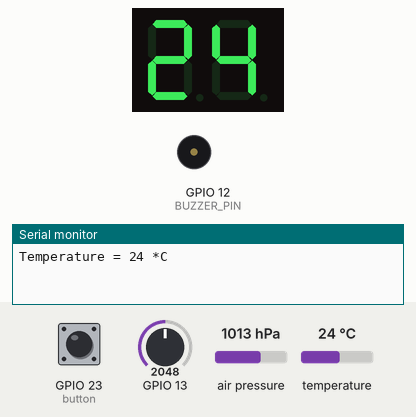
This sketch was run on a simulated ESP32. On the bench: 2-digit seven-segment display, buzzer (waves = sounding), the last lines printed to the serial monitor. Inputs (shaded band) come from the test bench; at power-on: temperature 24 °C, GPIO 23 (button) LOW, GPIO 13 = 2048, air pressure 1013 hPa.

Above: at 1.2 s.
1.3 s: temperature set to 28.8 °C
At 2.5 s:
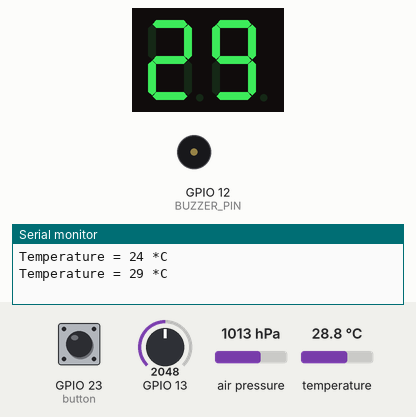
3.6 s: temperature set to 30.1 °C
At 4.8 s:
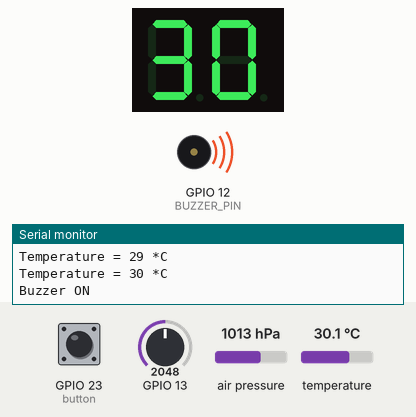
5.8 s: GPIO 23 (button) pulled HIGH for 0.15 s
At 7.7 s:
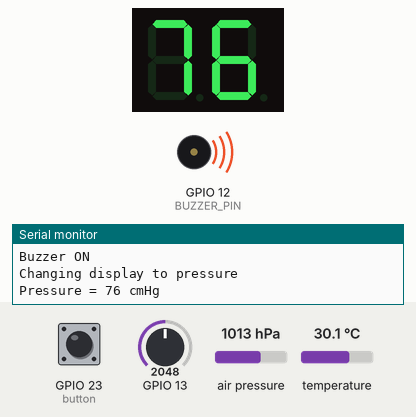
8.2 s: GPIO 23 (button) pulled HIGH for 1 s
At 10.3 s:
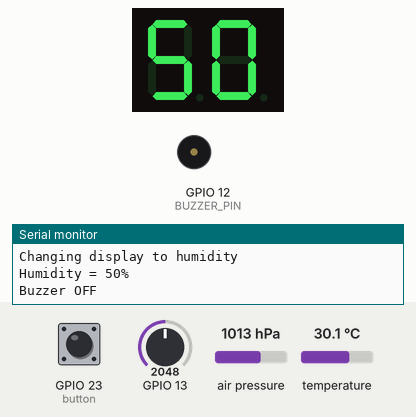
10.7 s: GPIO 23 (button) pulled HIGH for 0.15 s
At 12.6 s:
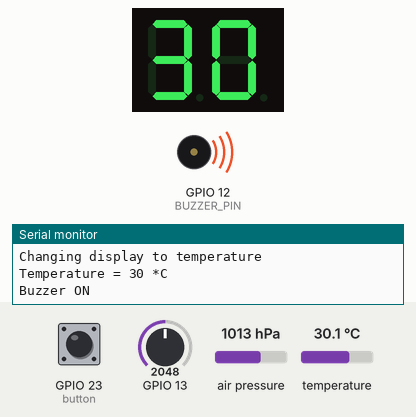
13.0 s: temperature set to 12 °C
At 14.4 s:
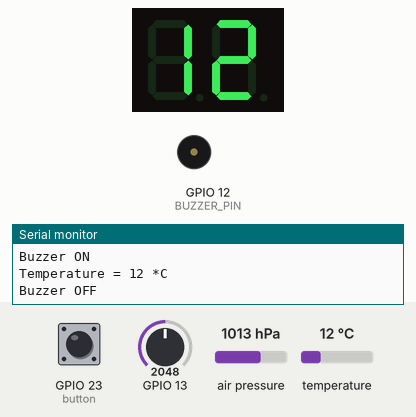
Timing chart, 0 to 16.0 s (numbered marks = the images above; inputs shaded):
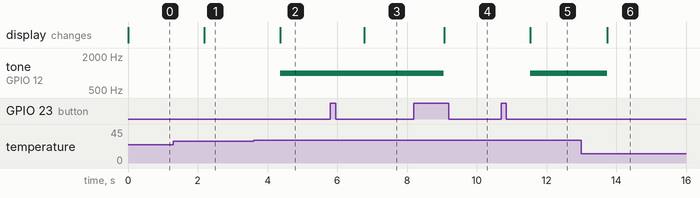

The sketch:

PIA_1007.ino
```cpp
#include <Wire.h>
#include <Adafruit_BMP085.h>
#include "SevSeg.h"

#define ALARM_TEMPERATURE 30
#define ALARM_PRESSURE 76
#define ALARM_HUMIDITY 60

int BUZZER_PIN = 12;
bool oldAlarm = false;
bool newAlarm = false;
int displayData = 0;
int oldDisplayValue = 0;
int newDisplayValue = 0;
bool oldKeyState = false;
bool newKeyState = false;
int counter = 0;

Adafruit_BMP085 bmp;
SevSeg sevseg;  //Instantiate a seven segment controller object

void handleBuzzer() {
  if (newAlarm) {
    ledcWriteTone(0, 1000);  //channel 0,  1000Hz
    delay(1);
  } else {
    ledcWriteTone(0, 0);  //channel 0, 0Hz
    delay(1);
  }
  if (newAlarm != oldAlarm) {
    if (newAlarm) {
      Serial.println("Buzzer ON");
    } else {
      Serial.println("Buzzer OFF");
    }
    oldAlarm = newAlarm;
  }
}

int readTemperature() {
  float t1 = bmp.readTemperature();
  int t2 = (int)(t1 + 0.5);  //rounding
  if (t2 >= ALARM_TEMPERATURE) {
    newAlarm = true;
  } else {
    newAlarm = false;
  }
  return t2;
}

int readPressure() {
  float p1 = bmp.readPressure();  //in Pa
  p1 = p1 / 133.322387;           //in mmHg
  p1 = p1 / 10;                   //in cmHg
  int p2 = (int)(p1 + 0.5);       //rounding
  if (p2 >= ALARM_PRESSURE) {
    newAlarm = true;
  } else {
    newAlarm = false;
  }
  return p2;
}

int readHumidity() {
  int u = 100 - 100 * analogRead(13) / 4096;
  if (u >= ALARM_HUMIDITY) {
    newAlarm = true;
  } else {
    newAlarm = false;
  }
  return u;
}

void setup() {
  Serial.begin(115200);
  if (!bmp.begin()) {
    Serial.println("BMP180 Not Found. CHECK CIRCUIT!");
    while (1) {}
  }
  ledcSetup(0, 2000, 8);         // channel 0, freq 2000Hz,  8 bit resolution
  ledcAttachPin(BUZZER_PIN, 0);  // buzzer attached to pin 12, channel 0 PWM
  byte numDigits = 2;
  byte digitPins[] = { 15, 2, 0, 0 };
  byte segmentPins[] = { 4, 16, 17, 5, 18, 19, 25, 26 };
  bool resistorsOnSegments = false;      // 'false' means resistors are on digit pins
  byte hardwareConfig = COMMON_CATHODE;  // See README.md for options
  bool updateWithDelays = false;         // Default 'false' is Recommended
  bool leadingZeros = false;             // Use 'true' if you'd like to keep the leading zeros
  bool disableDecPoint = true;           // Use 'true' if your decimal point doesn't exist or isn't connected
  sevseg.begin(hardwareConfig, numDigits,
               digitPins, segmentPins, resistorsOnSegments,
               updateWithDelays, leadingZeros, disableDecPoint);
  sevseg.setBrightness(90);
  pinMode(23, INPUT);  // button
}

void loop() {
  if (counter == 0) {
    switch (displayData) {
      case 0:
        newDisplayValue = readTemperature();
        if (newDisplayValue != oldDisplayValue) {
          Serial.print("Temperature = ");
          Serial.print(newDisplayValue);
          Serial.println(" *C");
          oldDisplayValue = newDisplayValue;
        }
        break;
      case 1:
        newDisplayValue = readPressure();
        if (newDisplayValue != oldDisplayValue) {
          Serial.print("Pressure = ");
          Serial.print(newDisplayValue);
          Serial.println(" cmHg");
          oldDisplayValue = newDisplayValue;
        }
        break;
      case 2:
        newDisplayValue = readHumidity();
        if (newDisplayValue != oldDisplayValue) {
          Serial.print("Humidity = ");
          Serial.print(newDisplayValue);
          Serial.println("%");
          oldDisplayValue = newDisplayValue;
        }
        break;
    }
  }
  counter = (counter + 1) % 1000;
  sevseg.setNumber(newDisplayValue);
  handleBuzzer();
  newKeyState = digitalRead(23);
  if (newKeyState != oldKeyState) {
    if (newKeyState == 1) {
      displayData = (displayData + 1) % 3;
      Serial.print("Changing display to ");
      switch (displayData) {
        case 0:
          Serial.println("temperature");
          break;
        case 1:
          Serial.println("pressure");
          break;
        case 2:
          Serial.println("humidity");
          break;
      }
    }
    oldKeyState = newKeyState;
    delay(100);
  }
  sevseg.refreshDisplay();  // Must run repeatedly
}
```

Measured:
- the behaviour switches between 29.4 and 29.5 °C on temperature (found by bisection; images 1 and 2)
- after the input at 1.3 s, the display: changes after 0.89 s (image 1)
- after the input at 3.6 s, tone on GPIO 12 (BUZZER_PIN): silent → 1000 Hz after 0.77 s; the display: changes after 0.77 s (image 2)
- after the input at 5.8 s, the display: changes after 0.97 s (image 3)
- after the input at 8.2 s, tone on GPIO 12 (BUZZER_PIN): 1000 Hz → silent after 0.86 s; the display: changes after 0.86 s (image 4)
- after the input at 10.7 s, tone on GPIO 12 (BUZZER_PIN): silent → 1000 Hz after 0.84 s; the display: changes after 0.84 s (image 5)
- after the input at 13.0 s, tone on GPIO 12 (BUZZER_PIN): 1000 Hz → silent after 0.74 s; the display: changes after 0.74 s (image 6)
